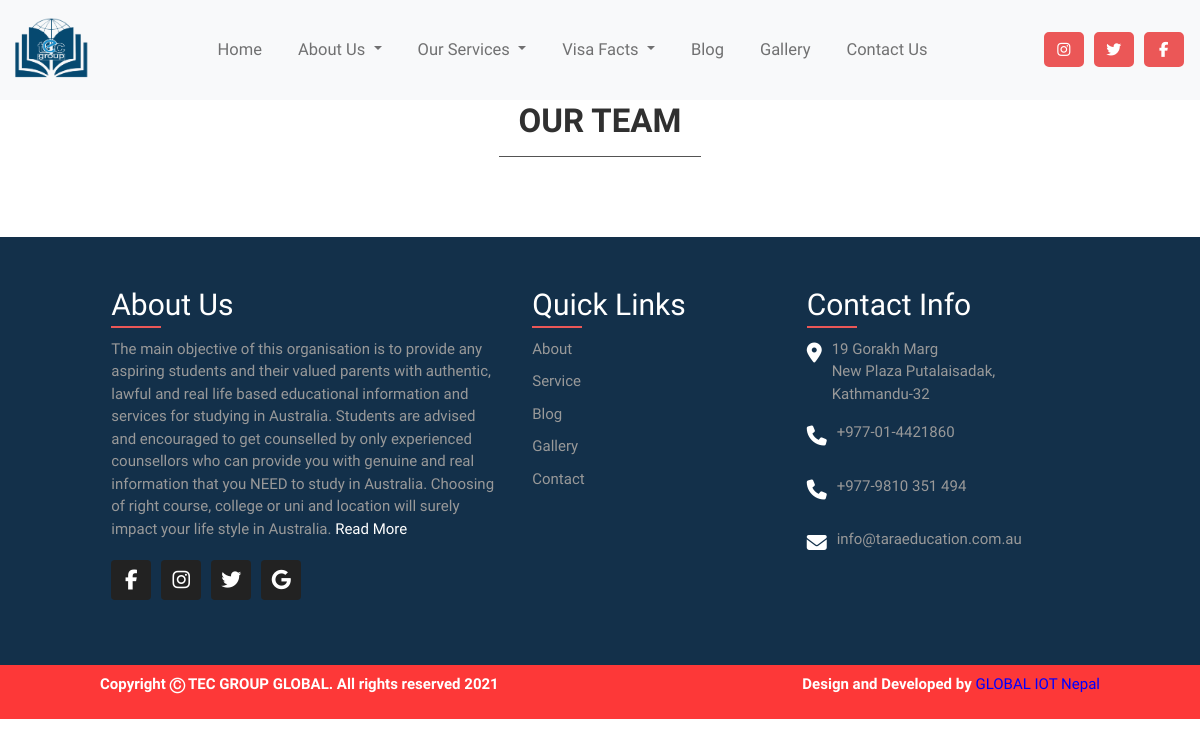
Before: /meet-our-team/ with the older database file.
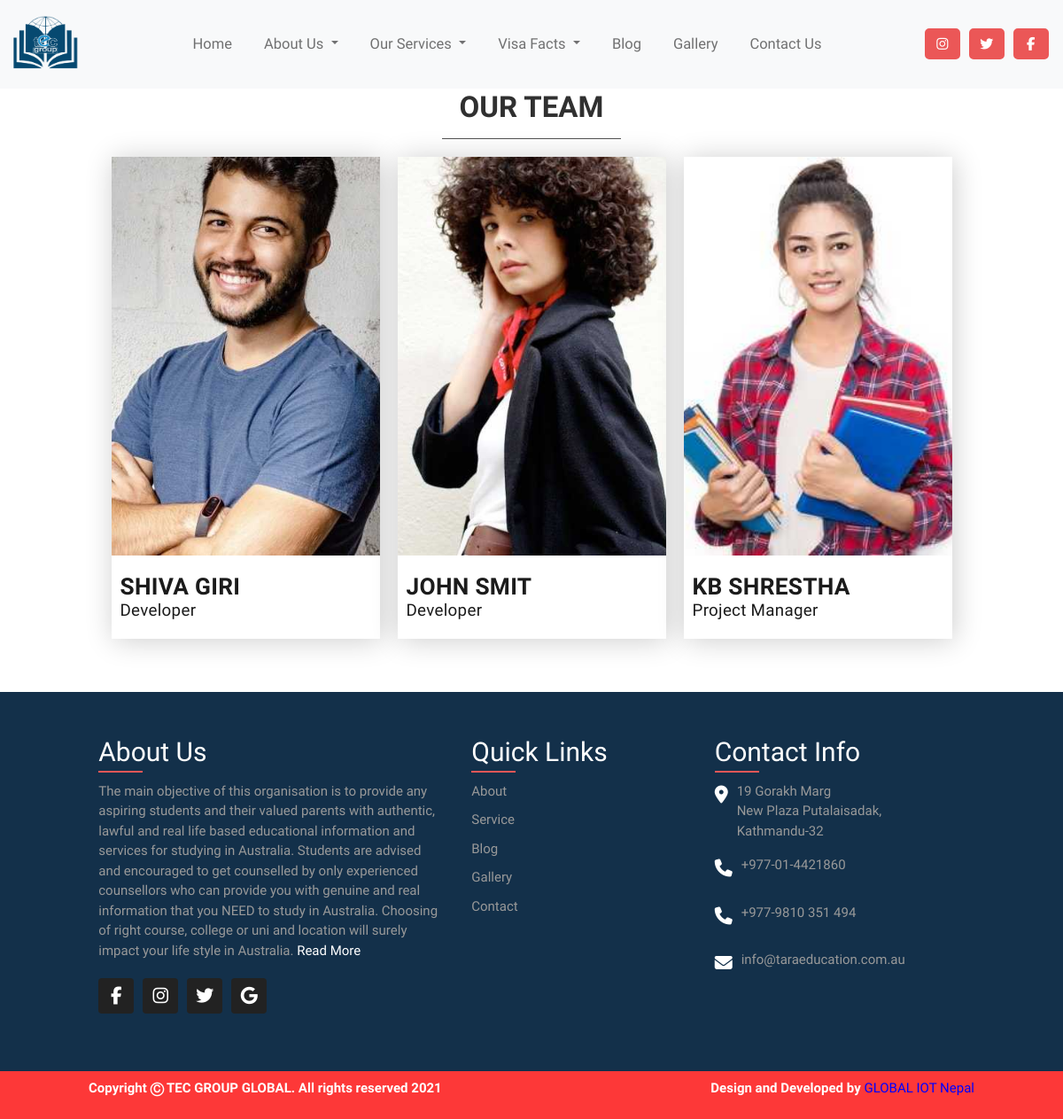
After: the same page with the newer database file.
### meetteam/models.py (models this page shows, shortened)
class AboutTeam(models.Model):
    profile_photo = models.ImageField(upload_to='photos/%Y/%m/%d')
    hover_profile_photo = models.ImageField(upload_to='photos/%Y/%m/%d')
    name = models.CharField(max_length=200)
    job_title = models.CharField(max_length=200)
    job_descriptions = models.TextField(blank=False)
    is_published = models.BooleanField(default=True)

### meetteam/views.py (the view)
# urls.py: path('', views.meetourteam, name='meetteam'),
def meetourteam(request):
    aboutteam = AboutTeam.objects.all()
    context = {
        'aboutteam': aboutteam,
    }
    return render(request, 'pages/meetourteam.html', context)

### pages/context_processors.py (called while the page is built)
def message_context_processor(request):
    message = Message.objects.all()
    visas = VisaDetail.objects.all()
    service = Service.objects.all()
    context = {
        "message": message,
        "visas": visas,
        "service": service
    }
    return context

### templates/pages/meetourteam.html (shortened to what this page needs)
{% extends 'base.html' %}
{% load static %}
{% block css %}
<link rel="stylesheet" href="{% static 'css/ourteam.css' %}">
{% endblock %}
{% block content %}
 <section id="team">
    <strong class="team-heading">Our Team</strong>
    <div class="team-box-container">
        {% for aboutTeam in aboutteam %}
        <div class="member-box member-{{forloop.counter}}">
            <div class="member-img">
                <img src="{{aboutTeam.profile_photo.url}}">
            </div>
            <div class="member-name">
                <h3>{{aboutTeam.name}}</h3>
                <h5>{{aboutTeam.job_title}}</h5>
            </div>
        </div>
        {% endfor %}
    </div>
</section>
{% endblock %}

### templates/base.html (shortened to what this page needs)
{% load static %}
<!DOCTYPE html>
<html lang="en">
<head>
    <link href="https://cdn.jsdelivr.net/npm/bootstrap@5.0.0/dist/css/bootstrap.min.css" rel="stylesheet">
    <link rel="stylesheet" href="https://cdnjs.cloudflare.com/ajax/libs/font-awesome/4.7.0/css/font-awesome.css" />
    <link rel="stylesheet" href="{% static 'css/navFooter.css' %}">
    <link rel="stylesheet" href="https://cdnjs.cloudflare.com/ajax/libs/OwlCarousel2/2.3.4/assets/owl.carousel.min.css" />
    <link rel="stylesheet" href="https://cdnjs.cloudflare.com/ajax/libs/OwlCarousel2/2.3.4/assets/owl.theme.default.min.css" />
    {% block css %} {% endblock %}
    <link rel="stylesheet" href="https://cdnjs.cloudflare.com/ajax/libs/owl-carousel/1.3.3/owl.transitions.min.css" />
    <link rel="stylesheet" href="https://cdnjs.cloudflare.com/ajax/libs/owl-carousel/1.3.3/owl.theme.min.css" />
    <link rel="stylesheet" href="https://cdnjs.cloudflare.com/ajax/libs/Swiper/6.5.8/swiper-bundle.min.css" />
    <link rel="stylesheet" href="https://cdnjs.cloudflare.com/ajax/libs/animate.css/3.5.2/animate.min.css">
    <link rel="stylesheet" href="https://cdnjs.cloudflare.com/ajax/libs/lightgallery-js/1.4.0/css/lightgallery.min.css" />
    <link rel="stylesheet" href="https://cdnjs.cloudflare.com/ajax/libs/owl-carousel/1.3.3/owl.carousel.min.css" />
</head>
<body>
    <header class="header">
        {% include 'partials/nav.html' with message=message visas=visas service=service %}
    </header>
    {% block content %} {% endblock %}
    {% include 'partials/footer.html' %}
</body>
</html>

### templates/partials/nav.html (shortened to what this page needs)
{% load static %}
<nav class="navbar navbar-expand-lg  navbar-light bg-light fixed-top fw-bold">
    <div class="container-fluid">
      <a class="navbar-brand" href="#"><img src="{% static 'img/logo.png' %}" alt=""></a>
      <div class="collapse navbar-collapse justify-content-between" id="navbarSupportedContent">
        <ul class="navbar-nav ms-auto mb-2 mb-lg-0">
          <li class="nav-item">
            <a class="nav-link" aria-current="page" href="{% url 'index' %}">Home</a>
          </li>
          <li class="nav-item dropdown">
            <a class="nav-link dropdown-toggle" href="#" id="navbarDropdown" role="button" data-bs-toggle="dropdown" aria-expanded="false">
              About Us
            </a>
          </li>
          <li class="nav-item dropdown">
            <a class="nav-link dropdown-toggle" href="#" id="navbarDropdown" role="button" data-bs-toggle="dropdown" aria-expanded="false">
              Our Services
            </a>
          </li>
          <li class="nav-item dropdown">
            <a class="nav-link dropdown-toggle" href="#" id="navbarDropdown" role="button" data-bs-toggle="dropdown" aria-expanded="false">
              Visa Facts
            </a>
          </li>
          <li class="nav-item">
            <a class="nav-link" href="{% url 'blog' %}">Blog</a>
          </li>
          <li class="nav-item">
            <a class="nav-link" href="{% url 'gallery' %}">Gallery</a>
          </li>
          <li class="nav-item">
            <a class="nav-link" href="{% url 'contact' %}">Contact Us</a>
          </li>
        </ul>
        <ul class="navbar-nav ms-auto social_icons">
          <div class="social_icon">
            <a href="https://www.instagram.com/tecgroup.global/"><i class="fa fa-instagram" aria-hidden="true"></i></a>
          </div>
          <div class="social_icon">
            <a href="https://twitter.com/TecGroupGlobal1"><i class="fa fa-twitter" aria-hidden="true"></i></a>
          </div>
          <div class="social_icon">
           <a href="https://www.facebook.com/tecgroupglobal"><i class="fa fa-facebook " aria-hidden="true"></i></a>
          </div>
        </ul>
      </div>
    </div>
  </nav>

### templates/partials/footer.html
<footer>
    <div class="container">
      <div class="sec aboutus">
        <h2>About Us</h2>
        <p>
          The main objective of this organisation is to provide any aspiring students and their valued parents with authentic, lawful and real life based educational information and services for studying in Australia. Students are advised and encouraged to get counselled by only experienced counsellors who can provide you with genuine and real information that you NEED to study in Australia. Choosing of right course, college or uni and location will surely impact your life style in Australia. <a class="footer-about-read-more" href="{% url 'about' %}">Read More</a>
        </p>
        <ul class="sci">
          <li><a href="https://www.facebook.com/tecgroupglobal"><i class="fa fa-facebook" aria-hidden="true"></i></a></li>
          <li><a href="https://www.instagram.com/tecgroup.global/"><i class="fa fa-instagram" aria-hidden="true"></i></a></li>
          <li><a href="https://twitter.com/TecGroupGlobal1"><i class="fa fa-twitter" aria-hidden="true"></i></a></li>
          <li><a href="mailto: info@taraeducation.com.au"><i class="fa fa-google" aria-hidden="true"></i></a></li>
        </ul>
      </div>
      <div class="sec quickLinks">
        <h2>Quick Links</h2>
        <ul>
          <li><a href="{% url 'about' %}">About</a></li>
          <li><a href="{% url 'company_service' %}">Service</a></li>
          <li><a href="{% url 'blog' %}">Blog</a></li>
          <li><a href="{% url 'gallery' %}">Gallery</a></li>
          <li><a href="{% url 'contact' %}">Contact</a></li>
        </ul>
      </div>
      <div class="sec contact">
        <h2>Contact Info</h2>
        <ul class="info">
          <li>
            <span><i class="fa fa-map-marker" aria-hidden="true"></i></span>
            <span>19 Gorakh Marg<br>
              New Plaza
              Putalaisadak,<br> Kathmandu-32</span>
          </li>
          <li>
            <span><i class="fa fa-phone" aria-hidden="true"></i></span>
            <p><a href="tel:4421860">+977-01-4421860</a></p>
          </li>
          <li>
            <span><i class="fa fa-phone" aria-hidden="true"></i></span>
            <p><a href="tel:9810351494">+977-9810 351 494</a></p>
          </li>
          <li>
            <span><i class="fa fa-envelope" aria-hidden="true"></i></span>
            <p><a href="mailto: info@taraeducation.com.au">info@taraeducation.com.au</a></p>
          </li>
        </ul>
      </div>
    </div>
  </footer>
  <div class="copyrightText d-flex justify-content-between alight-items-center fw-bold">
    <p>Copyright Ⓒ  TEC GROUP GLOBAL. All rights reserved 2021</p>
    <p>Design and Developed by  <a class="footer-about-company-link" href="https://globaliotnepal.com/index.html" target="_blank">GLOBAL IOT Nepal</a></p>
  </div>

### AU/static/css/navFooter.css (style rules this page uses)
html, body { font-family: "Raleway"; font-size: 15px; line-height: 1.5; box-sizing: border-box; margin: 0; left: 0; top: 0; }
a { text-decoration: none; color: rgba(43, 54, 69, 0.7); font-weight: 500; }
header ul { list-style-type: none; }
.navbar-brand { font-size: 1.4rem; color: #eb5757 !important; width: 80px; height: 80px; }
.navbar-brand img { width: 100%; height: 100%; }
.navbar-expand-lg .navbar-nav .nav-link { padding: 2rem 1.2rem; font-size: 1.1rem; position: relative; }
.social_icon { display: inline-block; margin: 0 5px; padding: 5px; width: 40px; height: 35px; border: 2px solid #eb5757; box-sizing: border-box; transition: all 0.3s ease-in; background: #eb5757; border-radius: 5px; text-align: center; }
.footer-about-read-more { color: white; }
.footer-about-company-link { color: blue; }
.social_icon .fa { color: white; }
footer { position: relative; width: 100%; height: auto; padding: 50px 100px; background: #13304a; display: flex; justify-content: space-between; flex-wrap: wrap; }
footer .container { display: flex; justify-content: space-between; flex-wrap: wrap; flex-direction: row; }
footer .container .sec { margin-right: 30px; }
footer .container .sec.aboutus { width: 40%; }
footer .container .sec.aboutus h2 { position: relative; color: white; font-weight: 500; margin-bottom: 15px; }
footer .container .sec.quickLinks h2 { position: relative; color: white; font-weight: 500; margin-bottom: 15px; }
footer .container .sec.contact h2 { position: relative; color: white; font-weight: 500; margin-bottom: 15px; }
footer .container h2:before { content: ""; position: absolute; bottom: -5px; left: 0; width: 50px; height: 2px; background: #eb5757; }
footer p { color: #999; }
.sci { margin-top: 20px; display: flex; margin-left: -30px; }
.sci li { list-style: none; }
.sci li a { display: inline-block; width: 40px; height: 40px; background: #222; display: flex; justify-content: center; align-items: center; margin-right: 10px; text-decoration: none; border-radius: 4px; }
.sci li a .fa { color: white; font-size: 20px; }
.quickLinks { position: relative; width: 25%; }
.quickLinks ul { margin-left: -30px; }
.quickLinks ul li { list-style: none; }
.quickLinks ul li a { color: #999; text-decoration: none; margin-bottom: 10px; display: inline-block; }
.contact { width: calc(35% - 60px); margin-right: 0 !important; }
.contact .info { position: relative; margin-left: -30px; }
.contact .info li { display: flex; margin-bottom: 16px; }
.contact .info li span:nth-child(1) { color: #fff; font-size: 20px; margin-right: 10px; }
.contact .info li span { color: #999; }
.contact .info li a { color: #999; text-decoration: none; }
.copyrightText { width: 100%; background: #fd3838; padding: 8px 100px; text-align: center; color: white; }

### AU/static/css/ourteam.css (style rules this page uses)
#team { display: flex; flex-direction: column; justify-content: center; align-items: center; width: 100%; padding: 20px; margin-top: 45px; }
.team-heading { font-size: 2.2rem; padding: 10px 20px; margin: 20px; color: #303030; text-transform: uppercase; font-weight: 800; border-top: 1px solid #535353; border-bottom: 1px solid #535353; text-align: center; }
.member-box { box-shadow: 2px 2px 30px rgba(0, 0, 0, 0.2); background-color: #ffffff; position: relative; cursor: pointer; }
.member-img { width: 362px; height: 542px; position: relative; }
.member-img img { width: 100%; height: 100%; object-position: center; object-fit: cover; }
.member-name { width: 100%; padding: 20px 10px; background-color: #ffffff; z-index: 2; }
.member-name h3, .member-name h5 { color: #1b1b1b; margin: 0px; letter-spacing: 0.3px; }
.member-name h5 { font-weight: 500; }
.member-name h3 { text-transform: uppercase; font-weight: 800; }
.team-box-container { display: grid; grid-template-columns: 362px 362px 362px; grid-template-rows: auto auto auto; grid-auto-columns: auto; grid-auto-rows: auto; grid-gap: 20px; }
@media (max-width: 1200px) { .team-box-container { grid-template-columns: 303px 303px 303px; } }
@media (max-width: 1200px) { .member-img { width: 303px; height: 450px; } }

Changed rows visible on the page:
added AboutTeam: profile_photo (picture), name "SHIVA GIRI", job_title "Developer"
added AboutTeam: profile_photo (picture), name "JOHN SMIT", job_title "Developer"
added AboutTeam: profile_photo (picture), name "KB SHRESTHA", job_title "Project Manager"
